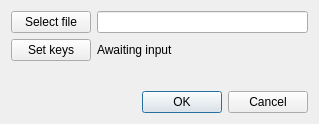
<?xml version="1.0" encoding="UTF-8"?>
<ui version="4.0">
 <class>dialog</class>
 <widget class="QDialog" name="dialog">
  <property name="geometry">
   <rect>
    <x>0</x>
    <y>0</y>
    <width>319</width>
    <height>124</height>
   </rect>
  </property>
  <property name="windowTitle">
   <string>Add or edit hotkey</string>
  </property>
  <layout class="QVBoxLayout" name="verticalLayout">
   <item>
    <layout class="QFormLayout" name="formLayout">
     <item row="0" column="1">
      <widget class="QLineEdit" name="lineEdit"/>
     </item>
     <item row="1" column="0">
      <widget class="QPushButton" name="pushButton">
       <property name="text">
        <string>Set keys</string>
       </property>
      </widget>
     </item>
     <item row="1" column="1">
      <widget class="QLabel" name="label_2">
       <property name="text">
        <string>Awaiting input</string>
       </property>
      </widget>
     </item>
     <item row="0" column="0">
      <widget class="QPushButton" name="pushButton_2">
       <property name="text">
        <string>Select file</string>
       </property>
      </widget>
     </item>
    </layout>
   </item>
   <item>
    <widget class="QDialogButtonBox" name="buttonBox">
     <property name="orientation">
      <enum>Qt::Horizontal</enum>
     </property>
     <property name="standardButtons">
      <set>QDialogButtonBox::Cancel|QDialogButtonBox::Ok</set>
     </property>
    </widget>
   </item>
  </layout>
 </widget>
 <resources/>
 <connections>
  <connection>
   <sender>buttonBox</sender>
   <signal>accepted()</signal>
   <receiver>dialog</receiver>
   <slot>accept()</slot>
   <hints>
    <hint type="sourcelabel">
     <x>248</x>
     <y>254</y>
    </hint>
    <hint type="destinationlabel">
     <x>157</x>
     <y>274</y>
    </hint>
   </hints>
  </connection>
  <connection>
   <sender>buttonBox</sender>
   <signal>rejected()</signal>
   <receiver>dialog</receiver>
   <slot>reject()</slot>
   <hints>
    <hint type="sourcelabel">
     <x>316</x>
     <y>260</y>
    </hint>
    <hint type="destinationlabel">
     <x>286</x>
     <y>274</y>
    </hint>
   </hints>
  </connection>
 </connections>
</ui>
